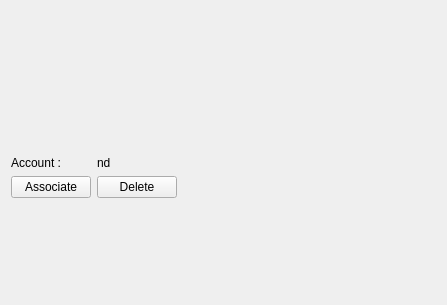
<?xml version="1.0" encoding="UTF-8"?>
<ui version="4.0">
 <class>Form</class>
 <widget class="QWidget" name="Form">
  <property name="geometry">
   <rect>
    <x>0</x>
    <y>0</y>
    <width>447</width>
    <height>305</height>
   </rect>
  </property>
  <property name="windowTitle">
   <string>Form</string>
  </property>
  <layout class="QVBoxLayout" name="verticalLayout">
   <item>
    <widget class="QLabel" name="label_2">
     <property name="text">
      <string/>
     </property>
     <property name="pixmap">
      <pixmap>googledrive.png</pixmap>
     </property>
     <property name="alignment">
      <set>Qt::AlignCenter</set>
     </property>
    </widget>
   </item>
   <item>
    <layout class="QFormLayout" name="formLayout">
     <property name="fieldGrowthPolicy">
      <enum>QFormLayout::FieldsStayAtSizeHint</enum>
     </property>
     <property name="labelAlignment">
      <set>Qt::AlignJustify|Qt::AlignVCenter</set>
     </property>
     <property name="formAlignment">
      <set>Qt::AlignJustify|Qt::AlignTop</set>
     </property>
     <item row="0" column="0">
      <widget class="QLabel" name="accountLabel">
       <property name="text">
        <string>Account :</string>
       </property>
      </widget>
     </item>
     <item row="0" column="1">
      <widget class="QLabel" name="accountNameLabel">
       <property name="text">
        <string>nd</string>
       </property>
      </widget>
     </item>
     <item row="1" column="0">
      <widget class="QPushButton" name="associateButton">
       <property name="text">
        <string>Associate</string>
       </property>
      </widget>
     </item>
     <item row="1" column="1">
      <widget class="QPushButton" name="deleteButton">
       <property name="enabled">
        <bool>true</bool>
       </property>
       <property name="text">
        <string>Delete</string>
       </property>
      </widget>
     </item>
    </layout>
   </item>
  </layout>
 </widget>
 <resources/>
 <connections/>
</ui>
